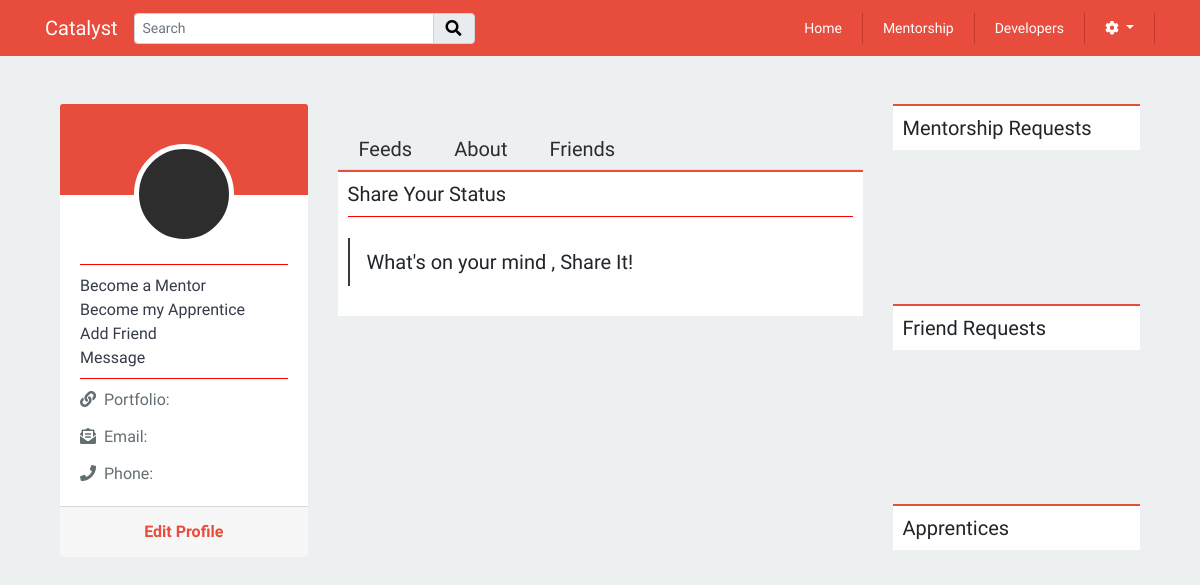
/includes/userProfile/user-profile.php, run on an earlier commit of the app's database.
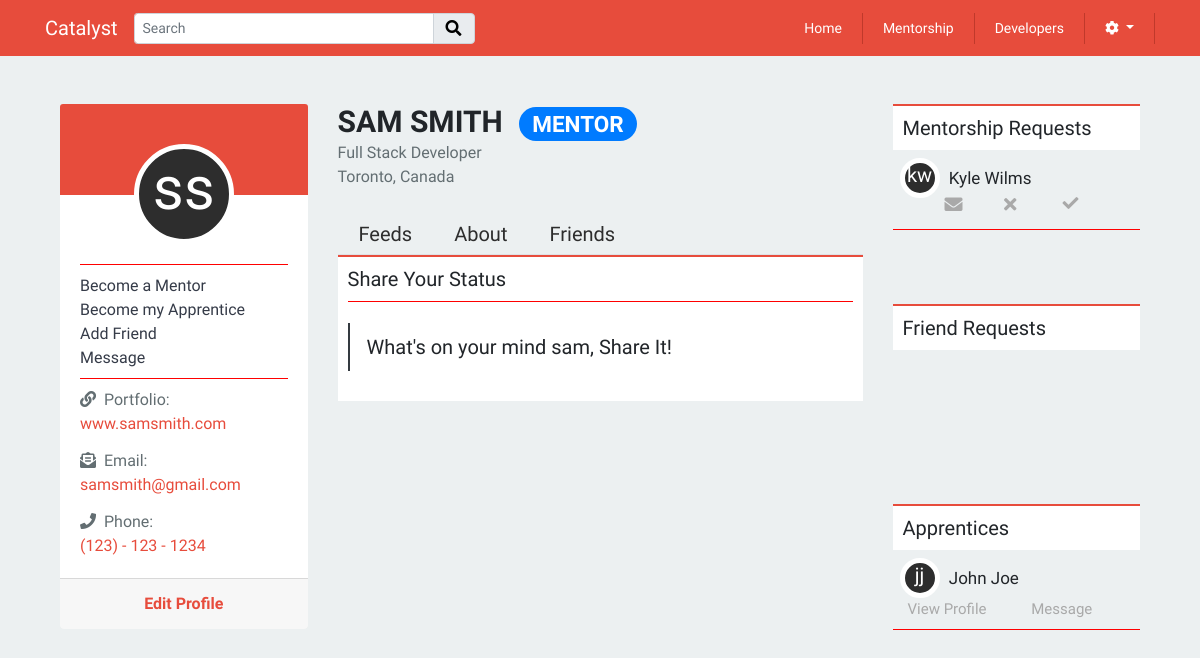
And on a later commit of the database.
### tables this page shows
CREATE TABLE `profiles` (
  `id` int(11) NOT NULL,
  `fname` varchar(255) NOT NULL,
  `lname` varchar(255) NOT NULL,
  `email` varchar(255) NOT NULL,
  `contact` varchar(255) NOT NULL,
  `image` longtext NOT NULL,
  `location` varchar(255) NOT NULL,
  `position` varchar(255) NOT NULL,
  `portfolio_url` varchar(255) NOT NULL,
  `mentorship_status` tinyint(1) NOT NULL,
  `user_id` int(11) NOT NULL
);

CREATE TABLE `mentors` (
  `id` int(11) NOT NULL,
  `mentor` int(11) NOT NULL,
  `apprentice_fname` varchar(255) NOT NULL,
  `apprentice_lname` varchar(255) NOT NULL,
  `message` varchar(2000) NOT NULL,
  `status` enum('approved','rejected','pending') NOT NULL,
  `request_date` datetime NOT NULL DEFAULT CURRENT_TIMESTAMP,
  `profile_id` int(11) NOT NULL
);

### models/mentorship/mentors.php (called while the page is built, shortened)
<?php
class Mentors{
    public function getMentorRequestById($db, $id){
        $query = "SELECT * FROM mentors WHERE mentor = :id AND status = 'pending' ORDER BY request_date desc";
        $pdost = $db->prepare($query);
        $pdost->bindParam(':id', $id);
        $pdost->execute();
        $mentors = $pdost->fetchAll(PDO::FETCH_OBJ);
        return $mentors;
    }
    public function listApprentice($db, $id){
        $query = "SELECT * FROM mentors WHERE mentor = :id AND status = 'approved' ORDER BY request_date desc";
        $pdost = $db->prepare($query);
        $pdost->bindParam(':id', $id);
        $pdost->execute();
        $mentors = $pdost->fetchAll(PDO::FETCH_OBJ);
        return $mentors;
    }
}

### includes/userProfile/user-profile.php (the view, shortened to what the changed rows need)
<?php
require_once 'header.php';
	$query = "SELECT * FROM profiles WHERE user_id = 3";
	$db = Database::getDb();
	$pdost = $db->prepare($query);
	$profile = $pdost->execute();
	$profile = $pdost->fetch(PDO::FETCH_OBJ);
    $fName = $profile->fname;
	$lName = $profile->lname;
	$firstChar = mb_substr($fName, 0, 1, "UTF-8");
	$secChar = mb_substr($lName, 0, 1, "UTF-8");
?>
<br>
<br>
<div class="container">
	<div class="row">
		<div class="col-md-3 main-left-sidebar">
			<div class="card text-center">
				<div class="card-header main-left-sidebar-header">
					<div class="dev-profile-contatiner" style="margin:0 auto;top:30px;">
						<div class="profile-avatar-circle">
							<span class="profile-initials"><?php echo $firstChar . $secChar ?></span>
						</div>
					</div>
				</div>
				<div class="card-body text-left dev-contact">
					<hr>
					<a href="?mentorStatus=1" class="">Become a Mentor</a>
					<a href="#" class="">Become my Apprentice</a>
					<a href="#" class="">Add Friend</a>
					<a href="#" class="">Message</a>
					<hr>
					<p><i class="fas fa-link mr-2 dev-contact-icon"></i>Portfolio:</p>
					<a href="#" class="dev-contact-info"><?= $profile->portfolio_url?></a>
					<p><i class="fas fa-envelope-open-text mr-2 dev-contact-icon mt-3"></i>Email:</p>
					<a href="mailto:<?=$profile->email?>" class="dev-contact-info"><?= $profile->email?></a>
					<p><i class="fas fa-phone mr-2 dev-contact-icon mt-3"></i>Phone:</p>
					<a href="tel:<?= $profile->contact?>" class="dev-contact-info"><?= $profile->contact?></a>
				</div>
				<div class="card-footer text-muted">
					<form class="action-btn-style" action="../userProfile/edit-profile.php" method="post">
					</form>
				</div>
			</div>
		</div>
		<div class="col-md-6 main-profile">
			<h2 class="main-h2"><?= $profile->fname . " " . $profile->lname ?><?php if($profile->mentorship_status == 1){echo '<span class="badge badge-pill badge-primary ml-3">Mentor</span>';} ?></h2>
			<span class="main-devposition"><?= $profile->position?></span>
			<span class="main-location"><?= $profile->location?></span>
			<br>
			<nav>
				<div class="nav nav-tabs" id="nav-tab" role="tablist">
				</div>
			</nav>
			<div class="tab-content" id="nav-tabContent">
				<div class="tab-pane fade show active" id="nav-feeds" role="tabpanel" aria-labelledby="nav-feeds-tab">
					<h5 class="sidebar-h5" style="background:white;">Share Your Status
						<div class="status-container">
							<button type="button" class="btn btn-block btn-lg text-left status-text-modal" data-toggle="modal" data-target="#exampleModalCenter">
								What's on your mind <?= $profile->fname ?>, Share It!
							</button>
						</div>
					</h5>
				</div>
			</div>
		</div>
		<div class="col-md-3 main-right-sidebar">
			<div class="sidebar-right-height">
				<h5 class="sidebar-h5">Mentorship Requests</h5>
				<?php require_once '../mentorship/list-apprentice-request.php'; ?>
			</div>
			<div class="sidebar-right-height">
				<h5 class="sidebar-h5">Apprentices</h5>
				<?php require_once '../mentorship/list-user-apprentice.php'; ?>
			</div>
		</div>
	</div>
</div>
<?php
require_once 'footer.php';
?>

### includes/mentorship/list-apprentice-request.php (shortened to what the changed rows need)
<?php
require_once '../../models/database.php';
require_once '../../models/mentorship/mentors.php';
$dbcon = Database::getDb();
$mentors = new Mentors();
$mentors = $mentors->getMentorRequestById($dbcon, 7);
foreach($mentors as $mentor){
    $fullName = ucfirst($mentor->apprentice_fname) .' '. ucfirst($mentor->apprentice_lname);
    $fName = $mentor->apprentice_fname;
    $lName = $mentor->apprentice_lname;
    $firstChar = mb_substr($fName, 0, 1, "UTF-8");
    $secChar = mb_substr($lName, 0, 1, "UTF-8");
    echo '<div class="row">
        <div class="col-sm-2">
            <div class="profile-avatar-circle-mentor ml-n2">
                <span class="profile-initials-mentor">'.$firstChar . $secChar.'</span>
            </div>
        </div>
        <div class="col-sm-10">
            <h6 class="profile-name-mentor text-left">'.$fullName.'</h6>
        </div>
    </div>
    <div class="row mt-n2">
        <div class="col-sm-4">
            <button type="button" onclick="show_message(\'' .$mentor->message. '\')"; class="btn btn-sm text-right pp ml-4"><i class="fas fa-envelope" data-toggle="modal" data-target="#message-modal"></i></button>
        </div>
        <div class="col-sm-4 ml-1">
            <form method="POST" action="../mentorship/reject-mentor-status.php">
                <input type="hidden" name="id" value="'.$mentor->id.'">
                <input type="hidden" name="status" value="rejected">
                <button type="submit" name="reject" class="btn btn-sm aa" data-toggle="tooltip" data-placement="top" title="Reject"><i class="fas fa-times"></i></i></button>
            </form>
        </div>
        <div class="col-sm-4 ml-n4">
            <form method="POST" action="../mentorship/accept-mentor-status.php">
                <input type="hidden" name="id" value="'.$mentor->id.'">
                <input type="hidden" name="status" value="approved">
                <button type="submit" name="accept" class="btn btn-sm aa" data-toggle="tooltip" data-placement="top" title="Accept"><i class="fas fa-check"></i></button>
            </form>
        </div>
    </div><hr/>';
}

### includes/mentorship/list-user-apprentice.php
<?php
require_once '../../models/database.php';
require_once '../../models/mentorship/mentors.php';
$dbcon = Database::getDb();
$apprentice= new Mentors();
$apprentice = $apprentice->listApprentice($dbcon, 7);
foreach($apprentice as $app){
    $fullName = ucfirst($app->apprentice_fname) .' '. ucfirst($app->apprentice_lname);
    $fName = $app->apprentice_fname;
    $lName = $app->apprentice_lname;
    $firstChar = mb_substr($fName, 0, 1, "UTF-8");
    $secChar = mb_substr($lName, 0, 1, "UTF-8");
    echo '<div class="row">
        <div class="col-sm-2">
            <div class="profile-avatar-circle-mentor ml-n2">
                <span class="profile-initials-mentor">'.$firstChar . $secChar.'</span>
            </div>
        </div>
        <div class="col-sm-10">
            <h6 class="profile-name-mentor text-left">'.$fullName.'</h6>
        </div>
    </div>
    <div class="row">
        <div class="col-sm-6 apprentice-sub-link">
            <span class>View Profile</span>
        </div>
        <div class="col-sm-6 apprentice-sub-link">
            <span>Message</span>
        </div>
    </div>
    <hr/>';
}

What changed in the data, as far as the page shows it:
added profiles: fname "s", lname "s", portfolio_url "www.samsmith.com", email "samsmith@gmail.com", contact "(123) - 123 - 1234", fname "SAM", lname "SMITH", position "Full Stack Developer", location "Toronto, Canada", fname "sam"
added mentors: apprentice_fname "k", apprentice_lname "w", fullName "Kyle Wilms", shown under "Mentorship Requests"
added mentors: apprentice_fname "j", apprentice_lname "j", fullName "John Joe", shown under "Apprentices"
Also different on the page:
text now shown: "MENTOR"
